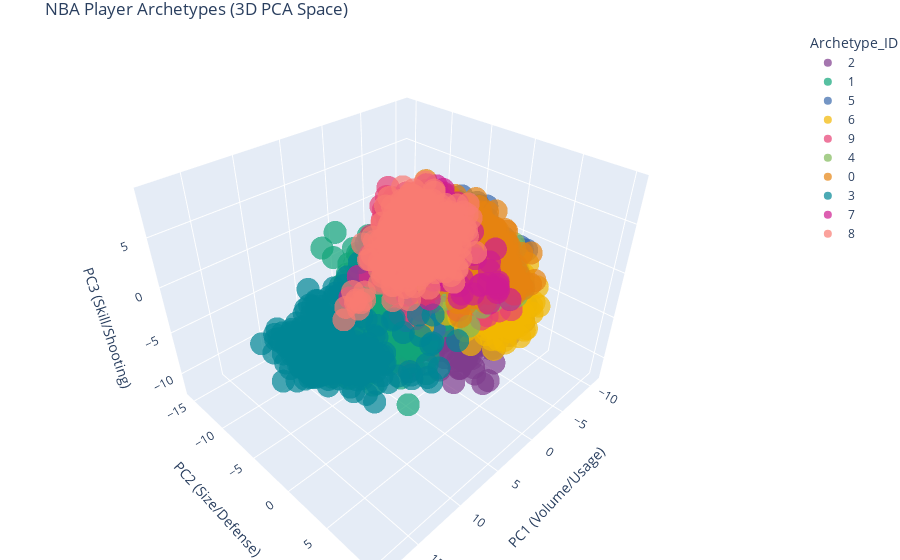

Source (notebook cell):
### Code cell
visualize_clusters_3d(final_df_merged)

### Figure 1 — Plotly figure (JSON) as saved in the notebook; plotly's stock layout.template omitted (floating-point values rounded to 4 significant figures; data arrays with more than 128 entries replaced by an {"elided": "..."} marker saying what was removed)
{"data": [{"customdata": {"elided": "511x2 str values"}, "hovertemplate": "<b>%{hovertext}</b><br><br>Archetype_ID=%{customdata[1]}<br>PC1 (Volume/Usage)=%{x}<br>PC2 (Size/Defense)=%{y}<br>PC3 (Skill/Shooting)=%{z}<br>SEASON=%{customdata[0]}<extra></extra>", "hovertext": {"elided": "511 str values"}, "legendgroup": "2", "marker": {"color": "rgb(127, 60, 141)", "opacity": 0.7, "symbol": "circle"}, "mode": "markers", "name": "2", "scene": "scene", "showlegend": true, "type": "scatter3d", "x": {"elided": "511 float values"}, "y": {"elided": "511 float values"}, "z": {"elided": "511 float values"}}, {"customdata": {"elided": "464x2 str values"}, "hovertemplate": "<b>%{hovertext}</b><br><br>Archetype_ID=%{customdata[1]}<br>PC1 (Volume/Usage)=%{x}<br>PC2 (Size/Defense)=%{y}<br>PC3 (Skill/Shooting)=%{z}<br>SEASON=%{customdata[0]}<extra></extra>", "hovertext": {"elided": "464 str values"}, "legendgroup": "1", "marker": {"color": "rgb(17, 165, 121)", "opacity": 0.7, "symbol": "circle"}, "mode": "markers", "name": "1", "scene": "scene", "showlegend": true, "type": "scatter3d", "x": {"elided": "464 float values"}, "y": {"elided": "464 float values"}, "z": {"elided": "464 float values"}}, {"customdata": {"elided": "416x2 str values"}, "hovertemplate": "<b>%{hovertext}</b><br><br>Archetype_ID=%{customdata[1]}<br>PC1 (Volume/Usage)=%{x}<br>PC2 (Size/Defense)=%{y}<br>PC3 (Skill/Shooting)=%{z}<br>SEASON=%{customdata[0]}<extra></extra>", "hovertext": {"elided": "416 str values"}, "legendgroup": "5", "marker": {"color": "rgb(57, 105, 172)", "opacity": 0.7, "symbol": "circle"}, "mode": "markers", "name": "5", "scene": "scene", "showlegend": true, "type": "scatter3d", "x": {"elided": "416 float values"}, "y": {"elided": "416 float values"}, "z": {"elided": "416 float values"}}, {"customdata": {"elided": "480x2 str values"}, "hovertemplate": "<b>%{hovertext}</b><br><br>Archetype_ID=%{customdata[1]}<br>PC1 (Volume/Usage)=%{x}<br>PC2 (Size/Defense)=%{y}<br>PC3 (Skill/Shooting)=%{z}<br>SEASON=%{customdata[0]}<extra></extra>", "hovertext": {"elided": "480 str values"}, "legendgroup": "6", "marker": {"color": "rgb(242, 183, 1)", "opacity": 0.7, "symbol": "circle"}, "mode": "markers", "name": "6", "scene": "scene", "showlegend": true, "type": "scatter3d", "x": {"elided": "480 float values"}, "y": {"elided": "480 float values"}, "z": {"elided": "480 float values"}}, {"customdata": {"elided": "339x2 str values"}, "hovertemplate": "<b>%{hovertext}</b><br><br>Archetype_ID=%{customdata[1]}<br>PC1 (Volume/Usage)=%{x}<br>PC2 (Size/Defense)=%{y}<br>PC3 (Skill/Shooting)=%{z}<br>SEASON=%{customdata[0]}<extra></extra>", "hovertext": {"elided": "339 str values"}, "legendgroup": "9", "marker": {"color": "rgb(231, 63, 116)", "opacity": 0.7, "symbol": "circle"}, "mode": "markers", "name": "9", "scene": "scene", "showlegend": true, "type": "scatter3d", "x": {"elided": "339 float values"}, "y": {"elided": "339 float values"}, "z": {"elided": "339 float values"}}, {"customdata": {"elided": "173x2 str values"}, "hovertemplate": "<b>%{hovertext}</b><br><br>Archetype_ID=%{customdata[1]}<br>PC1 (Volume/Usage)=%{x}<br>PC2 (Size/Defense)=%{y}<br>PC3 (Skill/Shooting)=%{z}<br>SEASON=%{customdata[0]}<extra></extra>", "hovertext": {"elided": "173 str values"}, "legendgroup": "4", "marker": {"color": "rgb(128, 186, 90)", "opacity": 0.7, "symbol": "circle"}, "mode": "markers", "name": "4", "scene": "scene", "showlegend": true, "type": "scatter3d", "x": {"elided": "173 float values"}, "y": {"elided": "173 float values"}, "z": {"elided": "173 float values"}}, {"customdata": {"elided": "502x2 str values"}, "hovertemplate": "<b>%{hovertext}</b><br><br>Archetype_ID=%{customdata[1]}<br>PC1 (Volume/Usage)=%{x}<br>PC2 (Size/Defense)=%{y}<br>PC3 (Skill/Shooting)=%{z}<br>SEASON=%{customdata[0]}<extra></extra>", "hovertext": {"elided": "502 str values"}, "legendgroup": "0", "marker": {"color": "rgb(230, 131, 16)", "opacity": 0.7, "symbol": "circle"}, "mode": "markers", "name": "0", "scene": "scene", "showlegend": true, "type": "scatter3d", "x": {"elided": "502 float values"}, "y": {"elided": "502 float values"}, "z": {"elided": "502 float values"}}, {"customdata": {"elided": "298x2 str values"}, "hovertemplate": "<b>%{hovertext}</b><br><br>Archetype_ID=%{customdata[1]}<br>PC1 (Volume/Usage)=%{x}<br>PC2 (Size/Defense)=%{y}<br>PC3 (Skill/Shooting)=%{z}<br>SEASON=%{customdata[0]}<extra></extra>", "hovertext": {"elided": "298 str values"}, "legendgroup": "3", "marker": {"color": "rgb(0, 134, 149)", "opacity": 0.7, "symbol": "circle"}, "mode": "markers", "name": "3", "scene": "scene", "showlegend": true, "type": "scatter3d", "x": {"elided": "298 float values"}, "y": {"elided": "298 float values"}, "z": {"elided": "298 float values"}}, {"customdata": {"elided": "126x2 str values"}, "hovertemplate": "<b>%{hovertext}</b><br><br>Archetype_ID=%{customdata[1]}<br>PC1 (Volume/Usage)=%{x}<br>PC2 (Size/Defense)=%{y}<br>PC3 (Skill/Shooting)=%{z}<br>SEASON=%{customdata[0]}<extra></extra>", "hovertext": ["Mouhamed Gueye", "Garrison Mathews", "Garrison Mathews", "Daeqwon Plowden", "Jayson Tatum", "Dean Wade", "Dean Wade", "Dean Wade", "Isaac Okoro", "Dejounte Murray", "Brandon Boston", "Lester Quinones", "Talen Horton-Tucker", "Dalen Terry", "Danté Exum", "Max Christie", "Kyrie Irving", "P.J. Washington", "Klay Thompson", "Christian Braun", "Vlatko Čančar", "Vlatko Čančar", "Gary Payton II", "Buddy Hield", "Draymond Green", "Tari Eason", "Nate Williams", "Amir Coffey", "Bogdan Bogdanović", "Nicolas Batum", "Derrick Jones Jr.", "Jarred Vanderbilt", "Maxi Kleber", "Austin Reaves", "Shake Milton", "Markieff Morris", "Markieff Morris", "Dru Smith", "Andrew Wiggins", "Duncan Robinson", "Duncan Robinson", "Damian Lillard", "Taurean Prince", "Jamaree Bouyea", "Stanley Umude", "Kyle Kuzma", "AJ Green", "Donte DiVincenzo", "D'Angelo Russell", "D'Angelo Russell", "Tosan Evbuomwan", "Tosan Evbuomwan", "Jalen Wilson", "Cam Thomas", "Landry Shamet", "Caleb Houstan", "Bennedict Mathurin", "Ben Sheppard", "Quentin Grimes", "Paul George", "Jeff Dowtin Jr.", "Lonnie Walker IV", "Bol Bol", "Matisse Thybulle", "Matisse Thybulle", "Sidy Cissoko", "Toumani Camara", "Jake LaRavia", "Trey Lyles", "Jae Crowder", "Isaiah Joe", "A.J. Lawson", "Jared Rhoden", "Jared Rhoden", "Jaden Springer", "Brice Sensabaugh", "Johnny Juzang", "Johnny Juzang", "Kentavious Caldwell-Pope", "GG Jackson", "John Konchar", "Bilal Coulibaly", "Tristan Vukcevic", "Justin Champagnie", "Jordan Poole", "JT Thor", "JT Thor", "Malik Beasley", "Paul Reed", "Tim Hardaway Jr.", "Ausar Thompson", "Lindy Waters III", "P. Dozier", "T. Daniels", "J. Sampson", "A. Iguodala", "A. Iguodala", "O. Porter Jr.", "M. Mulder", "Q. Cook", "D. House Jr.", "C. Wood", "D. Nwaba", "S. Brown", "G. Clark", "G. Clark", "B. Knight", "J. Terry", "M. Harkless", "D. Walton Jr.", "J. Meeks", "D. Bertans", "C. Reddish", "J. Dudley", "R. Bullock", "D. Smith Jr.", "D. Wilson", "T. Snell", "J. Morris", "R. Vaughn", "T. Warren", "J. Culver", "K. Bates-Diop", "A. Peters", "K. Singler", "P. Watson"], "legendgroup": "7", "marker": {"color": "rgb(207, 28, 144)", "opacity": 0.7, "symbol": "circle"}, "mode": "markers", "name": "7", "scene": "scene", "showlegend": true, "type": "scatter3d", "x": [1.897, -4.184, -3.334, 2.01, -1.222, 0.4384, -0.6278, -1.231, -0.6495, -4.388, -1.359, -1.122, -2.289, -0.5323, -1.492, -4.319, -1.089, 2.296, -3.92, -1.286, -0.5237, -0.525, 2.028, -2.762, 1.709, 0.3169, 1.564, -1.262, -4.295, -4.105, 0.1556, 3.664, 1.453, -1.668, -3.602, 2.008, -2.203, -2.577, -0.09049, -1.404, -3.968, -4.753, -3.482, -0.5425, -2.859, 0.7788, -4.11, -5.006, -3.787, -3.174, -0.768, -2.482, -1.267, -3.116, -2.58, -3.667, -1.008, -3.708, -4.277, -3.086, -3.026, -4.389, 2.548, -0.7928, -3.177, 2.87, 1.066, -2.645, 0.7765, -0.9028, -5.502, -3.18, -1.608, -1.984, -3.544, -5.194, -2.276, -5.547, -3.306, -0.8559, -1.423, -1.418, 3.718, -1.611, -3.068, -0.2432, 0.09199, -2.313, 5.258, -3.977, 2.192, -1.948, -4.543, -5.284, 0.6455, -0.4305, 4.656, 2.379, -2.346, -7.12, -1.168, 2.32, -0.2561, -4.479, -0.4271, -1.179, -2.82, -6.025, 0.8486, -8.19, -3.745, -1.879, -1.08, -2.675, -3.154, -3.13, -0.548, -3.906, -1.733, -5.529, 2.105, -0.1479, -0.003836, -2.132, 0.202, -3.606], "y": [-4.983, -4.416, -4.027, 0.6509, 3.983, -3.731, -5.735, -3.867, -3.327, 2.566, -1.026, -5.813, -4.49, -3.741, -7.839, -1.837, 6.174, -2.278, 1.783, -2.176, -4.186, -1.94, -3.111, 0.6317, 1.186, -4.92, -5.781, -1.63, 1.424, -5.093, -0.3973, -6.011, -4.17, 4.527, -6.338, -2.812, -5.223, -3.809, 1.421, -4.643, -4.577, 2.324, -0.7734, -5.375, -5.855, 2.482, -2.804, 1.444, -1.376, 3.39, -2.247, -6.392, -3.443, 2.369, -1.839, -4.838, 2.328, -4.095, -4.221, 3.452, 0.7741, -1.686, -5.617, -4.608, -4.145, -6.794, -2.283, -2.666, -2.955, -2.37, -6.585, -3.828, -2.591, -6.735, -6.55, -2.708, -3.45, -4.389, -0.0263, -0.6381, -5.273, -0.7028, -3.878, -7.642, 1.496, -6.133, -4.06, -1.618, -7.292, -3.117, -0.03205, -2.76, -3.935, -3.576, -2.603, -3.806, -6.649, -4.213, -2.604, -1.322, -4.335, 1.201, -3.695, -4.478, -5.689, -5.101, -3.241, -4.756, -3.871, -6.393, -2.73, -2.466, -5.664, -6.269, -5.751, -1.44, -6.113, -6.2, -8.461, -5.224, -6.674, -7.342, -5.944, -6.357, -6.238, -8.777], "z": [3.219, 5.173, 3.413, 8.051, -1.598, 6.799, 5.944, 7.185, 6.424, -2.172, -1.658, -3.439, 0.494, 1.436, -1.047, 1.432, -0.0235, 2.087, -0.4025, -1.656, 1.354, 4.758, 5.215, 1.325, 1.653, 0.2633, 2.482, 4.812, 0.2141, 0.167, 4.089, 1.186, 3.78, -0.0532, 0.7584, 1.624, 3.383, 2.717, -0.4178, 5.234, 2.208, -2.992, 2.835, -5.049, 2.297, -0.3427, 4.362, 1.291, -5.009, -0.5351, -1.866, 2.825, 1.498, -1.154, 1.633, 5.929, -1.301, 3.475, 4.033, -0.7172, 0.8183, -3.104, -0.5653, 3.882, 4.061, -0.1286, 1.655, 0.1337, 4.994, 5.493, 2.096, -0.7352, 3.919, 0.9551, 0.5767, -1.607, 5.72, 0.0605, 3.171, 1.772, 4.427, 1.045, 0.642, 1.837, -1.788, 2.455, 2.166, 2.885, -3.42, 2.93, -1.427, 6.079, -0.4971, 4.05, -0.1489, 1.604, -0.9642, 2.719, 4.552, -5.0, 1.988, 1.234, 3.688, 1.833, 5.497, 5.166, -1.382, 2.929, 5.818, -1.308, 3.691, 6.986, 2.461, 1.997, 3.164, -1.651, 2.168, 4.297, -2.204, 0.1959, 0.9148, -3.626, 2.428, 3.314, 1.971, 1.144]}, {"customdata": {"elided": "312x2 str values"}, "hovertemplate": "<b>%{hovertext}</b><br><br>Archetype_ID=%{customdata[1]}<br>PC1 (Volume/Usage)=%{x}<br>PC2 (Size/Defense)=%{y}<br>PC3 (Skill/Shooting)=%{z}<br>SEASON=%{customdata[0]}<extra></extra>", "hovertext": {"elided": "312 str values"}, "legendgroup": "8", "marker": {"color": "rgb(249, 123, 114)", "opacity": 0.7, "symbol": "circle"}, "mode": "markers", "name": "8", "scene": "scene", "showlegend": true, "type": "scatter3d", "x": {"elided": "312 float values"}, "y": {"elided": "312 float values"}, "z": {"elided": "312 float values"}}], "layout": {"legend": {"title": {"text": "Archetype_ID"}, "tracegroupgap": 0}, "margin": {"b": 0, "l": 0, "r": 0, "t": 30}, "scene": {"domain": {"x": [0, 1], "y": [0, 1]}, "xaxis": {"title": {"text": "PC1 (Volume/Usage)"}}, "yaxis": {"title": {"text": "PC2 (Size/Defense)"}}, "zaxis": {"title": {"text": "PC3 (Skill/Shooting)"}}}, "title": {"text": "NBA Player Archetypes (3D PCA Space)"}}}
